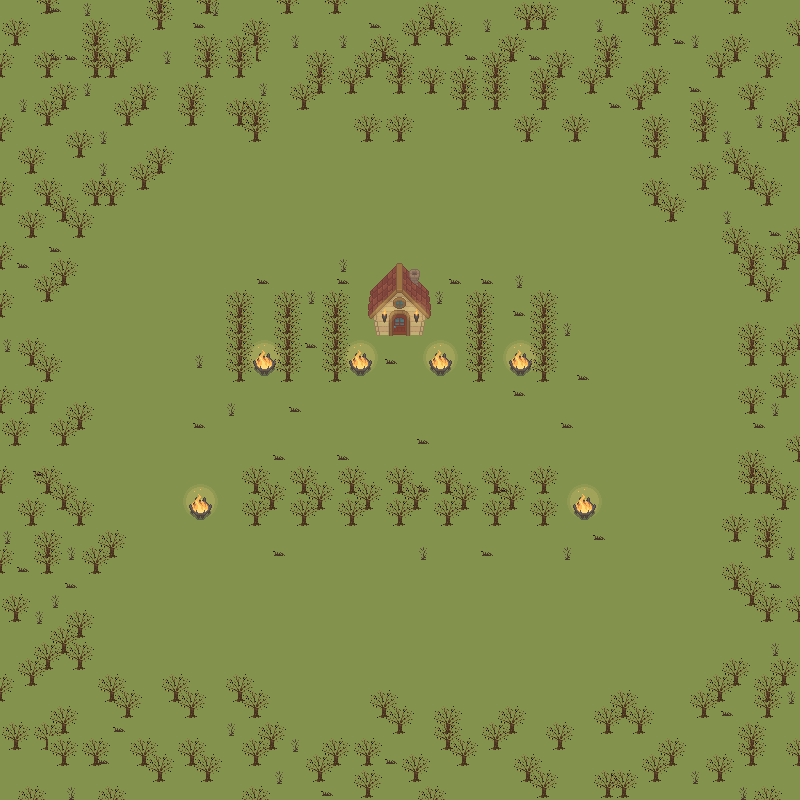

A 2D game scene composited from a Tiled map and its tileset images. What follows is a short description and the map's XML, with each tile layer's data collapsed to a summary:
An orthogonal 50x50 tile map with 16x16 px tiles, 8 tile layers (Tile Layer 1, Tile Layer 7, Tile Layer 2, Tile Layer 3, ...), 2 tilesets and 8 objects.

<map version="1.10" tiledversion="1.11.0" orientation="orthogonal" renderorder="right-down" width="50" height="50" tilewidth="16" tileheight="16" infinite="0" nextlayerid="10" nextobjectid="9">
 <tileset firstgid="1" name="free" tilewidth="16" tileheight="16" tilecount="130" columns="13">
  <image source="Tilesets/Tilesets/free.png" width="208" height="160" />
 </tileset>
 <tileset firstgid="131" source="fire_animation.tsx" />
 <layer id="1" name="Tile Layer 1" width="50" height="50">
  <data>[2500 cells, 2500 non-empty, 1 distinct tile ids]</data>
 </layer>
 <layer id="7" name="Tile Layer 7" width="50" height="50">
  <data>[2500 cells, 136 non-empty, 11 distinct tile ids]</data>
 </layer>
 <layer id="2" name="Tile Layer 2" width="50" height="50">
  <data>[2500 cells, 330 non-empty, 4 distinct tile ids]</data>
 </layer>
 <layer id="3" name="Tile Layer 3" width="50" height="50">
  <data>[2500 cells, 279 non-empty, 4 distinct tile ids]</data>
 </layer>
 <layer id="4" name="Tile Layer 4" width="50" height="50">
  <data>[2500 cells, 180 non-empty, 4 distinct tile ids]</data>
 </layer>
 <layer id="5" name="Tile Layer 5" width="50" height="50">
  <data>[2500 cells, 20 non-empty, 4 distinct tile ids]</data>
 </layer>
 <layer id="6" name="Tile Layer 6" width="50" height="50">
  <data>[2500 cells, 142 non-empty, 25 distinct tile ids]</data>
 </layer>
 <layer id="8" name="Tile Layer 8" width="50" height="50">
  <data>[2500 cells, 12 non-empty, 6 distinct tile ids]</data>
 </layer>
 <objectgroup id="9" name="Lights">
  <object id="1" x="518.5" y="360.5" width="2.5" height="2.5" />
  <object id="2" x="583" y="503" width="3" height="2.5" />
  <object id="3" x="437.5" y="359.5" width="4" height="7" />
  <object id="4" x="416" y="312" height="1" />
  <object id="5" x="383.5" y="312" width="1" height="1" />
  <object id="6" x="360.5" y="358.5" width="1" height="2" />
  <object id="7" x="261.5" y="358" width="3" height="4" />
  <object id="8" x="195.5" y="503.5" width="4.5" height="3.5" />
 </objectgroup>
</map>
